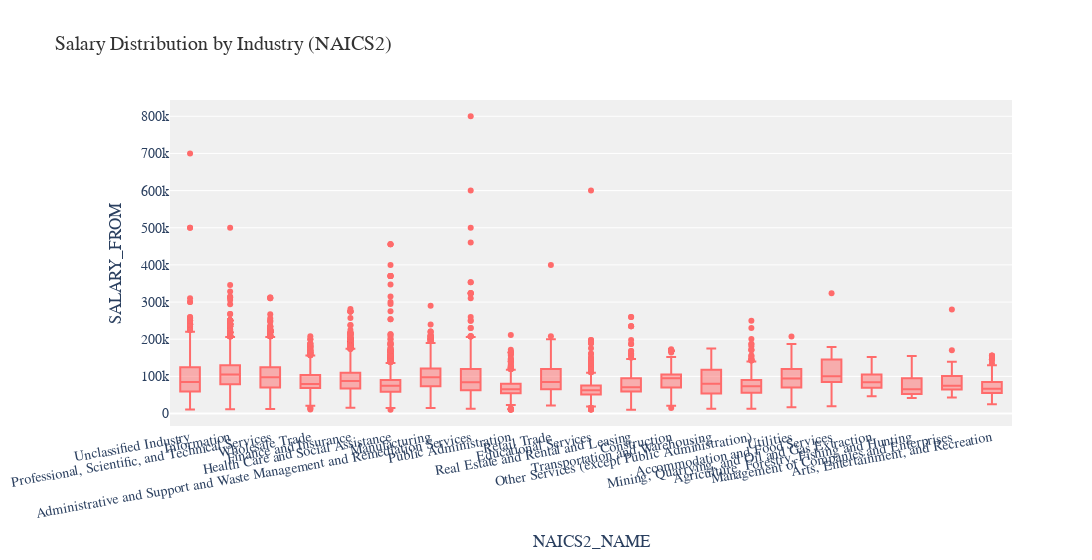

Notebook cell for this chart:
### Markdown cell above
# Salary Distribution by Industry
- Compare salary variations across industries.
- **Filter the dataset**
  - Keep records where **salary is greater than zero**.
- **Aggregate Data**
  - Group by **NAICS industry codes**.
- **Visualize results**
  - Create a **box plot** where:
    - **X-axis** = `NAICS2_NAME`
    - **Y-axis** = `SALARY_FROM`
  - Customize colors, fonts, and styles.
- **Explanation:** Write two sentences about what the graph reveals.

### Code cell
# Your code for 2nd question here
import plotly.express as px

df_filtered = df.filter(col("SALARY_FROM") > 0)

pdf = df_filtered.select("NAICS2_NAME", "SALARY_FROM").toPandas()

fig = px.box(
    pdf,
    x="NAICS2_NAME",
    y="SALARY_FROM",
    title="Salary Distribution by Industry (NAICS2)",
    color_discrete_sequence=["#FF6B6B", "#FFD93D", "#6BCB77", "#4D96FF", "#9D4EDD"]
)

fig.update_layout(
    width=1500,
    xaxis_tickangle=-10,
    font_family="Verdana",
    font_size=14,
    title_font=dict(size=20, family="Georgia", color="#333333"),
    plot_bgcolor="#F0F0F0",
    paper_bgcolor="#FFFFFF"
)

fig.show()

### Figure 1 — Plotly figure (JSON) as saved in the notebook; plotly's stock layout.template omitted (floating-point values rounded to 4 significant figures; data arrays with more than 128 entries replaced by an {"elided": "..."} marker saying what was removed)
{"data": [{"alignmentgroup": "True", "hovertemplate": "NAICS2_NAME=%{x}<br>SALARY_FROM=%{y}<extra></extra>", "legendgroup": "", "marker": {"color": "#FF6B6B"}, "name": "", "notched": false, "offsetgroup": "", "orientation": "v", "showlegend": false, "type": "box", "x": {"elided": "32398 str values"}, "x0": " ", "xaxis": "x", "y": {"elided": "32398 int values"}, "y0": " ", "yaxis": "y"}], "layout": {"boxmode": "group", "font": {"family": "Verdana", "size": 14}, "legend": {"tracegroupgap": 0}, "paper_bgcolor": "#FFFFFF", "plot_bgcolor": "#F0F0F0", "title": {"font": {"color": "#333333", "family": "Georgia", "size": 20}, "text": "Salary Distribution by Industry (NAICS2)"}, "width": 1500, "xaxis": {"anchor": "y", "domain": [0, 1], "tickangle": -10, "title": {"text": "NAICS2_NAME"}}, "yaxis": {"anchor": "x", "domain": [0, 1], "title": {"text": "SALARY_FROM"}}}}
